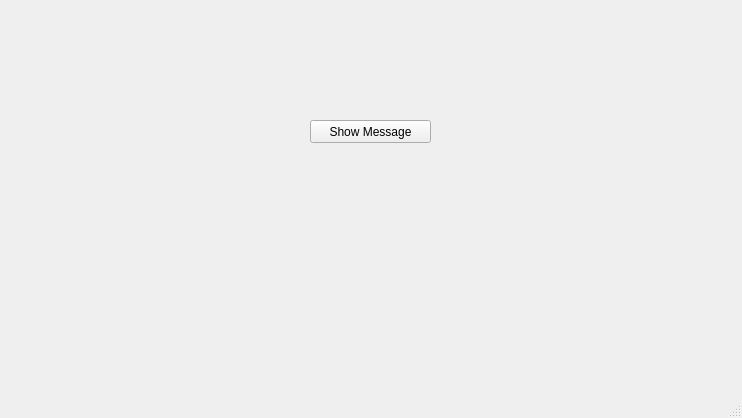
<?xml version="1.0" encoding="UTF-8"?>
<ui version="4.0">
 <class>MainWindow</class>
 <widget class="QMainWindow" name="MainWindow">
  <property name="geometry">
   <rect>
    <x>0</x>
    <y>0</y>
    <width>742</width>
    <height>418</height>
   </rect>
  </property>
  <property name="windowTitle">
   <string>MainWindow</string>
  </property>
  <widget class="QWidget" name="centralwidget">
   <widget class="QPushButton" name="pushButton">
    <property name="geometry">
     <rect>
      <x>310</x>
      <y>120</y>
      <width>121</width>
      <height>23</height>
     </rect>
    </property>
    <property name="text">
     <string>Show Message</string>
    </property>
   </widget>
  </widget>
  <widget class="QMenuBar" name="menubar">
   <property name="geometry">
    <rect>
     <x>0</x>
     <y>0</y>
     <width>742</width>
     <height>20</height>
    </rect>
   </property>
  </widget>
  <widget class="QStatusBar" name="statusbar"/>
 </widget>
 <resources/>
 <connections/>
</ui>
